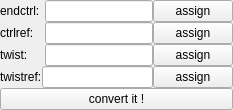
              <widget class="QWidget" name="arb_sub_fk2ik_tab">
               <attribute name="title">
                <string>fk2ik</string>
               </attribute>
               <layout class="QVBoxLayout" name="verticalLayout_7">
                <property name="spacing">
                 <number>0</number>
                </property>
                <property name="leftMargin">
                 <number>0</number>
                </property>
                <property name="topMargin">
                 <number>0</number>
                </property>
                <property name="rightMargin">
                 <number>0</number>
                </property>
                <property name="bottomMargin">
                 <number>0</number>
                </property>
                <item>
                 <layout class="QHBoxLayout" name="horizontalLayout">
                  <item>
                   <widget class="QLabel" name="arb_fk2ikEndCtrlLabel">
                    <property name="minimumSize">
                     <size>
                      <width>45</width>
                      <height>0</height>
                     </size>
                    </property>
                    <property name="text">
                     <string>endctrl:</string>
                    </property>
                   </widget>
                  </item>
                  <item>
                   <widget class="QLineEdit" name="arb_fk2ikEndCtrlEdit">
                    <property name="dragEnabled">
                     <bool>true</bool>
                    </property>
                   </widget>
                  </item>
                  <item>
                   <widget class="QPushButton" name="arb_fk2ikEndCtrlAssignButton">
                    <property name="text">
                     <string>assign</string>
                    </property>
                   </widget>
                  </item>
                 </layout>
                </item>
                <item>
                 <layout class="QHBoxLayout" name="horizontalLayout_12">
                  <item>
                   <widget class="QLabel" name="arb_fk2ikCtrlRefLabel">
                    <property name="minimumSize">
                     <size>
                      <width>45</width>
                      <height>0</height>
                     </size>
                    </property>
                    <property name="text">
                     <string>ctrlref:</string>
                    </property>
                   </widget>
                  </item>
                  <item>
                   <widget class="QLineEdit" name="arb_fk2ikCtrlRefEdit">
                    <property name="dragEnabled">
                     <bool>true</bool>
                    </property>
                   </widget>
                  </item>
                  <item>
                   <widget class="QPushButton" name="arb_fk2ikCtrlRefAssignButton">
                    <property name="text">
                     <string>assign</string>
                    </property>
                   </widget>
                  </item>
                 </layout>
                </item>
                <item>
                 <layout class="QHBoxLayout" name="horizontalLayout_7">
                  <item>
                   <widget class="QLabel" name="arb_fk2ikTwistLabel">
                    <property name="sizePolicy">
                     <sizepolicy hsizetype="Maximum" vsizetype="Minimum">
                      <horstretch>8</horstretch>
                      <verstretch>0</verstretch>
                     </sizepolicy>
                    </property>
                    <property name="minimumSize">
                     <size>
                      <width>45</width>
                      <height>0</height>
                     </size>
                    </property>
                    <property name="sizeIncrement">
                     <size>
                      <width>4</width>
                      <height>0</height>
                     </size>
                    </property>
                    <property name="text">
                     <string>twist:</string>
                    </property>
                   </widget>
                  </item>
                  <item>
                   <widget class="QLineEdit" name="arb_fk2ikTwistEdit">
                    <property name="sizePolicy">
                     <sizepolicy hsizetype="Expanding" vsizetype="Fixed">
                      <horstretch>0</horstretch>
                      <verstretch>0</verstretch>
                     </sizepolicy>
                    </property>
                    <property name="dragEnabled">
                     <bool>true</bool>
                    </property>
                   </widget>
                  </item>
                  <item>
                   <widget class="QPushButton" name="arb_fk2ikTwistAssignButton">
                    <property name="sizePolicy">
                     <sizepolicy hsizetype="Minimum" vsizetype="Fixed">
                      <horstretch>0</horstretch>
                      <verstretch>0</verstretch>
                     </sizepolicy>
                    </property>
                    <property name="text">
                     <string>assign</string>
                    </property>
                   </widget>
                  </item>
                 </layout>
                </item>
                <item>
                 <layout class="QHBoxLayout" name="horizontalLayout_9">
                  <item>
                   <widget class="QLabel" name="arb_fk2ikTwistRefLabel">
                    <property name="text">
                     <string>twistref:</string>
                    </property>
                   </widget>
                  </item>
                  <item>
                   <widget class="QLineEdit" name="arb_fk2ikTwistRefEdit">
                    <property name="dragEnabled">
                     <bool>true</bool>
                    </property>
                   </widget>
                  </item>
                  <item>
                   <widget class="QPushButton" name="arb_fk2ikTwistRefAssignButton">
                    <property name="text">
                     <string>assign</string>
                    </property>
                   </widget>
                  </item>
                 </layout>
                </item>
                <item>
                 <widget class="QPushButton" name="arb_fk2ikConvertButton">
                  <property name="text">
                   <string>convert it !</string>
                  </property>
                 </widget>
                </item>
               </layout>
              </widget>
